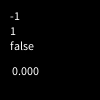
Frame 1 (no input)
Frame 60 (the mouse pressed at the canvas centre just before this capture): identical to frame 1, image omitted
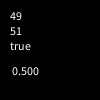
Frame 120 (the mouse held since frame 60 and released just before this capture)

The Processing sketch that drew these frames (run headless with seeded random() and noise(); from frame 60 on, the mouse is pressed at the canvas centre):

// Processing sketch: quiz_question_4
// ── quiz_question_4.pde
void setup() {
}

void draw() {
  background(0);
  text(minusOne(mouseX),10,20);
  text(numCounter(mouseX),10,35);
  text(str(isPositive(mouseX)),10,50);
  text(converToPercent(mouseX),10,75);
}
// Next part is different
int minusOne(int n) {
  n-=1;
  return n;
}

int numCounter(int n) {
  n++;
  return n;
}
//also different
boolean isPositive(int n) {
  if (n>0) {
    return true;
  } else {
   return false; 
  }
}

float converToPercent (int n) {
  float num =n*0.01;
  return num;
}
